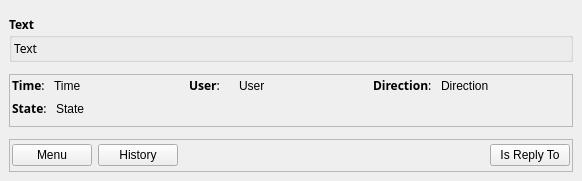
<ui version="4.0" >
 <class>TextMessageShower</class>
 <widget class="QWidget" name="TextMessageShower" >
  <property name="geometry" >
   <rect>
    <x>0</x>
    <y>0</y>
    <width>582</width>
    <height>173</height>
   </rect>
  </property>
  <layout class="QGridLayout" >
   <property name="margin" >
    <number>9</number>
   </property>
   <property name="spacing" >
    <number>6</number>
   </property>
   <item row="4" column="0" >
    <widget class="QFrame" name="bottomSpace" >
     <property name="sizePolicy" >
      <sizepolicy>
       <hsizetype>5</hsizetype>
       <vsizetype>4</vsizetype>
       <horstretch>0</horstretch>
       <verstretch>0</verstretch>
      </sizepolicy>
     </property>
     <property name="minimumSize" >
      <size>
       <width>16</width>
       <height>0</height>
      </size>
     </property>
     <property name="frameShape" >
      <enum>QFrame::NoFrame</enum>
     </property>
     <property name="frameShadow" >
      <enum>QFrame::Raised</enum>
     </property>
    </widget>
   </item>
   <item row="5" column="0" >
    <widget class="QFrame" name="frame_2" >
     <property name="sizeIncrement" >
      <size>
       <width>0</width>
       <height>0</height>
      </size>
     </property>
     <property name="frameShape" >
      <enum>QFrame::StyledPanel</enum>
     </property>
     <property name="frameShadow" >
      <enum>QFrame::Raised</enum>
     </property>
     <property name="lineWidth" >
      <number>1</number>
     </property>
     <layout class="QGridLayout" >
      <property name="margin" >
       <number>2</number>
      </property>
      <property name="spacing" >
       <number>6</number>
      </property>
      <item row="0" column="0" >
       <layout class="QHBoxLayout" >
        <property name="margin" >
         <number>0</number>
        </property>
        <property name="spacing" >
         <number>6</number>
        </property>
        <item>
         <widget class="QPushButton" name="menuButton" >
          <property name="text" >
           <string>Menu</string>
          </property>
         </widget>
        </item>
        <item>
         <widget class="QPushButton" name="historyButton" >
          <property name="text" >
           <string>History</string>
          </property>
         </widget>
        </item>
        <item>
         <spacer>
          <property name="orientation" >
           <enum>Qt::Horizontal</enum>
          </property>
          <property name="sizeHint" >
           <size>
            <width>331</width>
            <height>27</height>
           </size>
          </property>
         </spacer>
        </item>
        <item>
         <widget class="QFrame" name="buttonSpace" >
          <property name="sizePolicy" >
           <sizepolicy>
            <hsizetype>4</hsizetype>
            <vsizetype>5</vsizetype>
            <horstretch>0</horstretch>
            <verstretch>0</verstretch>
           </sizepolicy>
          </property>
          <property name="minimumSize" >
           <size>
            <width>0</width>
            <height>0</height>
           </size>
          </property>
          <property name="frameShape" >
           <enum>QFrame::NoFrame</enum>
          </property>
          <property name="frameShadow" >
           <enum>QFrame::Raised</enum>
          </property>
         </widget>
        </item>
        <item>
         <widget class="QPushButton" name="isReplyToButton" >
          <property name="text" >
           <string>Is Reply To</string>
          </property>
         </widget>
        </item>
       </layout>
      </item>
     </layout>
    </widget>
   </item>
   <item row="0" column="0" >
    <widget class="QFrame" name="topSpace" >
     <property name="enabled" >
      <bool>true</bool>
     </property>
     <property name="sizePolicy" >
      <sizepolicy>
       <hsizetype>5</hsizetype>
       <vsizetype>4</vsizetype>
       <horstretch>0</horstretch>
       <verstretch>0</verstretch>
      </sizepolicy>
     </property>
     <property name="minimumSize" >
      <size>
       <width>16</width>
       <height>0</height>
      </size>
     </property>
     <property name="frameShape" >
      <enum>QFrame::NoFrame</enum>
     </property>
     <property name="frameShadow" >
      <enum>QFrame::Raised</enum>
     </property>
    </widget>
   </item>
   <item row="1" column="0" >
    <widget class="QGroupBox" name="textBox" >
     <property name="font" >
      <font>
       <family>Sans Serif</family>
       <pointsize>9</pointsize>
       <weight>75</weight>
       <italic>false</italic>
       <bold>true</bold>
       <underline>false</underline>
       <strikeout>false</strikeout>
      </font>
     </property>
     <property name="title" >
      <string>Text</string>
     </property>
     <layout class="QGridLayout" >
      <property name="margin" >
       <number>2</number>
      </property>
      <property name="spacing" >
       <number>6</number>
      </property>
      <item row="0" column="0" >
       <widget class="QLabel" name="text" >
        <property name="font" >
         <font>
          <family>Sans Serif</family>
          <pointsize>9</pointsize>
          <weight>50</weight>
          <italic>false</italic>
          <bold>false</bold>
          <underline>false</underline>
          <strikeout>false</strikeout>
         </font>
        </property>
        <property name="text" >
         <string>Text</string>
        </property>
       </widget>
      </item>
     </layout>
    </widget>
   </item>
   <item row="2" column="0" >
    <widget class="QFrame" name="middleSpace" >
     <property name="sizePolicy" >
      <sizepolicy>
       <hsizetype>5</hsizetype>
       <vsizetype>4</vsizetype>
       <horstretch>0</horstretch>
       <verstretch>0</verstretch>
      </sizepolicy>
     </property>
     <property name="minimumSize" >
      <size>
       <width>16</width>
       <height>0</height>
      </size>
     </property>
     <property name="frameShape" >
      <enum>QFrame::NoFrame</enum>
     </property>
     <property name="frameShadow" >
      <enum>QFrame::Raised</enum>
     </property>
    </widget>
   </item>
   <item row="3" column="0" >
    <widget class="QFrame" name="frame" >
     <property name="frameShape" >
      <enum>QFrame::StyledPanel</enum>
     </property>
     <property name="frameShadow" >
      <enum>QFrame::Raised</enum>
     </property>
     <layout class="QGridLayout" >
      <property name="margin" >
       <number>2</number>
      </property>
      <property name="spacing" >
       <number>6</number>
      </property>
      <item row="1" column="0" >
       <layout class="QHBoxLayout" >
        <property name="margin" >
         <number>0</number>
        </property>
        <property name="spacing" >
         <number>6</number>
        </property>
        <item>
         <widget class="QLabel" name="state_2" >
          <property name="sizePolicy" >
           <sizepolicy>
            <hsizetype>4</hsizetype>
            <vsizetype>5</vsizetype>
            <horstretch>0</horstretch>
            <verstretch>0</verstretch>
           </sizepolicy>
          </property>
          <property name="text" >
           <string>&lt;html>&lt;head>&lt;meta name="qrichtext" content="1" />&lt;style type="text/css">
p, li { white-space: pre-wrap; }
&lt;/style>&lt;/head>&lt;body style=" font-family:Sans Serif; font-size:9pt; font-weight:400; font-style:normal; text-decoration:none;">
&lt;p style=" margin-top:0px; margin-bottom:0px; margin-left:0px; margin-right:0px; -qt-block-indent:0; text-indent:0px;">&lt;span style=" font-weight:600;">State&lt;/span>: &lt;/p>&lt;/body>&lt;/html></string>
          </property>
         </widget>
        </item>
        <item>
         <widget class="QLabel" name="state" >
          <property name="text" >
           <string>State</string>
          </property>
         </widget>
        </item>
       </layout>
      </item>
      <item row="0" column="0" >
       <layout class="QHBoxLayout" >
        <property name="margin" >
         <number>0</number>
        </property>
        <property name="spacing" >
         <number>6</number>
        </property>
        <item>
         <widget class="QLabel" name="time_2" >
          <property name="sizePolicy" >
           <sizepolicy>
            <hsizetype>4</hsizetype>
            <vsizetype>5</vsizetype>
            <horstretch>0</horstretch>
            <verstretch>0</verstretch>
           </sizepolicy>
          </property>
          <property name="text" >
           <string>&lt;html>&lt;head>&lt;meta name="qrichtext" content="1" />&lt;style type="text/css">
p, li { white-space: pre-wrap; }
&lt;/style>&lt;/head>&lt;body style=" font-family:Sans Serif; font-size:9pt; font-weight:400; font-style:normal; text-decoration:none;">
&lt;p style=" margin-top:0px; margin-bottom:0px; margin-left:0px; margin-right:0px; -qt-block-indent:0; text-indent:0px;">&lt;span style=" font-weight:600;">Time&lt;/span>: &lt;/p>&lt;/body>&lt;/html></string>
          </property>
         </widget>
        </item>
        <item>
         <widget class="QLabel" name="time" >
          <property name="text" >
           <string>Time</string>
          </property>
         </widget>
        </item>
        <item>
         <widget class="QLabel" name="user_2" >
          <property name="sizePolicy" >
           <sizepolicy>
            <hsizetype>4</hsizetype>
            <vsizetype>5</vsizetype>
            <horstretch>0</horstretch>
            <verstretch>0</verstretch>
           </sizepolicy>
          </property>
          <property name="text" >
           <string>&lt;html>&lt;head>&lt;meta name="qrichtext" content="1" />&lt;style type="text/css">
p, li { white-space: pre-wrap; }
&lt;/style>&lt;/head>&lt;body style=" font-family:Sans Serif; font-size:9pt; font-weight:400; font-style:normal; text-decoration:none;">
&lt;p style=" margin-top:0px; margin-bottom:0px; margin-left:0px; margin-right:0px; -qt-block-indent:0; text-indent:0px;">&lt;span style=" font-weight:600;">User&lt;/span>:&lt;/p>&lt;/body>&lt;/html></string>
          </property>
         </widget>
        </item>
        <item>
         <widget class="QLabel" name="userIcon" >
          <property name="sizePolicy" >
           <sizepolicy>
            <hsizetype>4</hsizetype>
            <vsizetype>5</vsizetype>
            <horstretch>0</horstretch>
            <verstretch>0</verstretch>
           </sizepolicy>
          </property>
          <property name="text" >
           <string/>
          </property>
         </widget>
        </item>
        <item>
         <widget class="QLabel" name="user" >
          <property name="text" >
           <string>User</string>
          </property>
         </widget>
        </item>
        <item>
         <widget class="QLabel" name="direction_2" >
          <property name="sizePolicy" >
           <sizepolicy>
            <hsizetype>4</hsizetype>
            <vsizetype>5</vsizetype>
            <horstretch>0</horstretch>
            <verstretch>0</verstretch>
           </sizepolicy>
          </property>
          <property name="text" >
           <string>&lt;html>&lt;head>&lt;meta name="qrichtext" content="1" />&lt;style type="text/css">
p, li { white-space: pre-wrap; }
&lt;/style>&lt;/head>&lt;body style=" font-family:Sans Serif; font-size:9pt; font-weight:400; font-style:normal; text-decoration:none;">
&lt;p style=" margin-top:0px; margin-bottom:0px; margin-left:0px; margin-right:0px; -qt-block-indent:0; text-indent:0px;">&lt;span style=" font-weight:600;">Direction&lt;/span>: &lt;/p>&lt;/body>&lt;/html></string>
          </property>
         </widget>
        </item>
        <item>
         <widget class="QLabel" name="direction" >
          <property name="text" >
           <string>Direction</string>
          </property>
         </widget>
        </item>
       </layout>
      </item>
      <item row="2" column="0" >
       <widget class="QFrame" name="stateSpace" >
        <property name="sizePolicy" >
         <sizepolicy>
          <hsizetype>5</hsizetype>
          <vsizetype>4</vsizetype>
          <horstretch>0</horstretch>
          <verstretch>0</verstretch>
         </sizepolicy>
        </property>
        <property name="minimumSize" >
         <size>
          <width>0</width>
          <height>1</height>
         </size>
        </property>
        <property name="frameShape" >
         <enum>QFrame::NoFrame</enum>
        </property>
        <property name="frameShadow" >
         <enum>QFrame::Raised</enum>
        </property>
        <property name="lineWidth" >
         <number>0</number>
        </property>
       </widget>
      </item>
     </layout>
    </widget>
   </item>
  </layout>
 </widget>
 <resources/>
 <connections/>
</ui>
